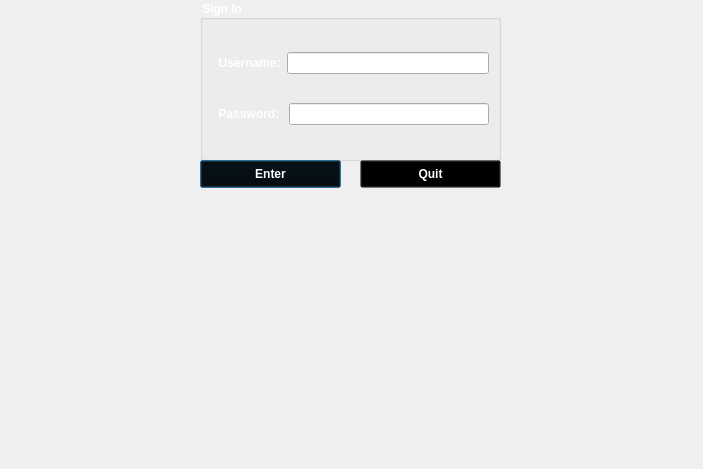
<?xml version="1.0" encoding="UTF-8"?>
<ui version="4.0">
 <class>logmenu</class>
 <widget class="QDialog" name="logmenu">
  <property name="geometry">
   <rect>
    <x>0</x>
    <y>0</y>
    <width>703</width>
    <height>469</height>
   </rect>
  </property>
  <property name="windowTitle">
   <string>Dialog</string>
  </property>
  <property name="styleSheet">
   <string notr="true"/>
  </property>
  <widget class="QGroupBox" name="groupBox">
   <property name="geometry">
    <rect>
     <x>200</x>
     <y>0</y>
     <width>301</width>
     <height>161</height>
    </rect>
   </property>
   <property name="font">
    <font>
     <weight>75</weight>
     <bold>true</bold>
    </font>
   </property>
   <property name="styleSheet">
    <string notr="true">color : white</string>
   </property>
   <property name="title">
    <string>Sign In</string>
   </property>
   <layout class="QGridLayout" name="gridLayout">
    <item row="1" column="0">
     <layout class="QHBoxLayout" name="horizontalLayout_2">
      <item>
       <widget class="QLabel" name="pass">
        <property name="font">
         <font>
          <weight>75</weight>
          <bold>true</bold>
         </font>
        </property>
        <property name="styleSheet">
         <string notr="true">color : white</string>
        </property>
        <property name="text">
         <string>  Password: </string>
        </property>
        <property name="buddy">
         <cstring>passline</cstring>
        </property>
       </widget>
      </item>
      <item>
       <widget class="QLineEdit" name="passline">
        <property name="styleSheet">
         <string notr="true">color: black;</string>
        </property>
        <property name="text">
         <string/>
        </property>
       </widget>
      </item>
     </layout>
    </item>
    <item row="0" column="0">
     <layout class="QHBoxLayout" name="horizontalLayout">
      <item>
       <widget class="QLabel" name="user">
        <property name="font">
         <font>
          <weight>75</weight>
          <bold>true</bold>
         </font>
        </property>
        <property name="styleSheet">
         <string notr="true">color : white</string>
        </property>
        <property name="text">
         <string>  Username:</string>
        </property>
        <property name="buddy">
         <cstring>userline</cstring>
        </property>
       </widget>
      </item>
      <item>
       <widget class="QLineEdit" name="userline">
        <property name="styleSheet">
         <string notr="true">color : black</string>
        </property>
        <property name="text">
         <string/>
        </property>
       </widget>
      </item>
     </layout>
    </item>
   </layout>
  </widget>
  <widget class="QPushButton" name="enter">
   <property name="geometry">
    <rect>
     <x>200</x>
     <y>160</y>
     <width>141</width>
     <height>28</height>
    </rect>
   </property>
   <property name="font">
    <font>
     <weight>75</weight>
     <bold>true</bold>
    </font>
   </property>
   <property name="styleSheet">
    <string notr="true">color : white; background-color : transparent;</string>
   </property>
   <property name="text">
    <string>Enter</string>
   </property>
  </widget>
  <widget class="QPushButton" name="quit">
   <property name="geometry">
    <rect>
     <x>360</x>
     <y>160</y>
     <width>141</width>
     <height>28</height>
    </rect>
   </property>
   <property name="font">
    <font>
     <weight>75</weight>
     <bold>true</bold>
    </font>
   </property>
   <property name="styleSheet">
    <string notr="true">color : white; background-color : transparent</string>
   </property>
   <property name="text">
    <string>Quit</string>
   </property>
  </widget>
 </widget>
 <tabstops>
  <tabstop>userline</tabstop>
  <tabstop>passline</tabstop>
  <tabstop>enter</tabstop>
  <tabstop>quit</tabstop>
 </tabstops>
 <resources/>
 <connections>
  <connection>
   <sender>quit</sender>
   <signal>clicked()</signal>
   <receiver>quit</receiver>
   <slot>close()</slot>
   <hints>
    <hint type="sourcelabel">
     <x>407</x>
     <y>177</y>
    </hint>
    <hint type="destinationlabel">
     <x>405</x>
     <y>176</y>
    </hint>
   </hints>
  </connection>
  <connection>
   <sender>quit</sender>
   <signal>clicked()</signal>
   <receiver>logmenu</receiver>
   <slot>close()</slot>
   <hints>
    <hint type="sourcelabel">
     <x>406</x>
     <y>175</y>
    </hint>
    <hint type="destinationlabel">
     <x>449</x>
     <y>238</y>
    </hint>
   </hints>
  </connection>
 </connections>
</ui>
